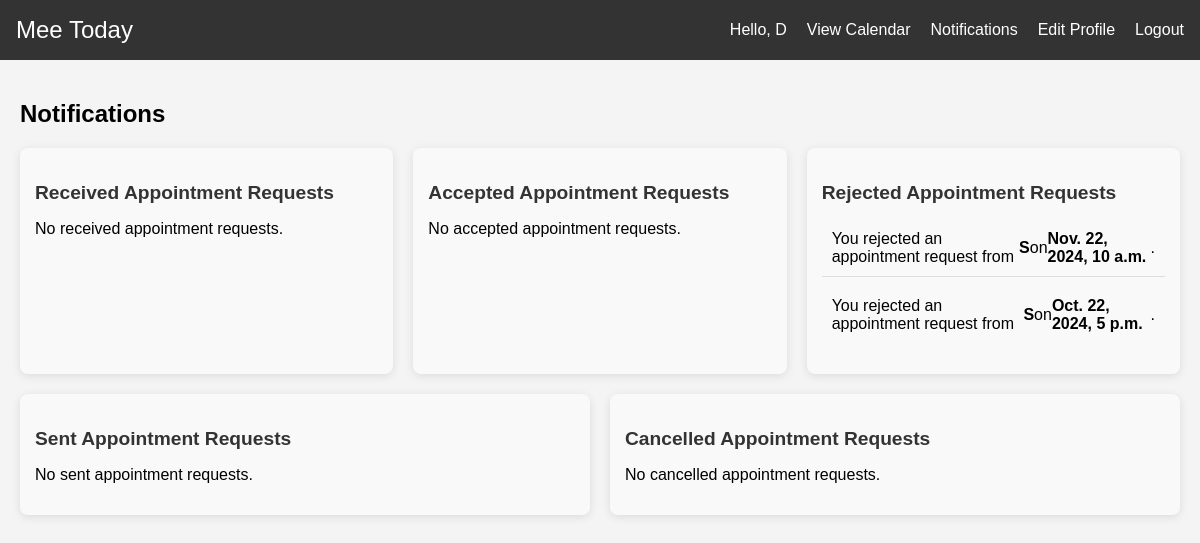
/notifications/ (signed in), run on an earlier commit of the app's database.
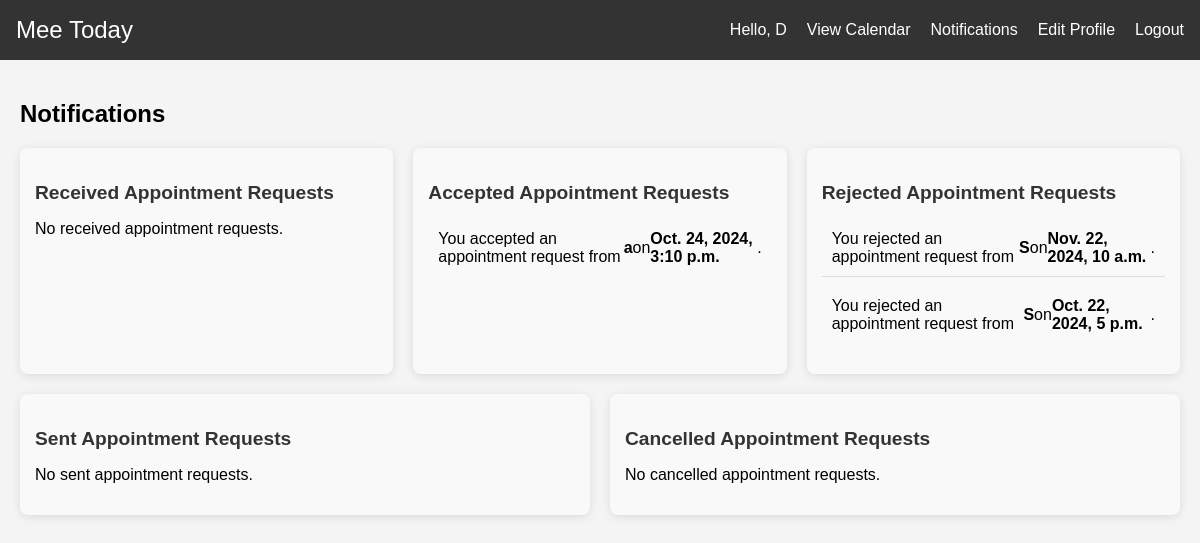
And on a later commit of the database.
### appointments/models.py (models this page shows, shortened)
class Appointment(models.Model):
    STATUS_CHOICES = [
        ('pending', 'Pending'),
        ('accepted', 'Accepted'),
        ('modified', 'Modified'),
        ('rejected', 'Rejected'),
    ]
    requester = models.ForeignKey(User, on_delete=models.CASCADE, related_name='sent_requests')
    recipient = models.ForeignKey(User, on_delete=models.CASCADE, related_name='received_requests')
    date = models.DateTimeField()
    end_time = models.DateTimeField()  # New field for the end time
    reason = models.TextField()
    status = models.CharField(max_length=10, choices=STATUS_CHOICES, default='pending')

### appointments/views.py (the view)
# urls.py: path('notifications/', views.notifications, name='notifications'),
@login_required
def notifications(request):
    user = request.user
    received_pending_appointments = Appointment.objects.filter(recipient=user, status='pending')
    sent_pending_appointments = Appointment.objects.filter(requester=user, status='pending')
    received_accepted_appointments = Appointment.objects.filter(recipient=user, status='accepted')
    sent_accepted_appointments = Appointment.objects.filter(requester=user, status='accepted')
    received_rejected_appointments = Appointment.objects.filter(recipient=user, status='rejected')
    sent_cancelled_appointments = Appointment.objects.filter(requester=user, status='rejected')
    context = {
        'received_pending_appointments': received_pending_appointments,
        'sent_pending_appointments': sent_pending_appointments,
        'received_accepted_appointments': received_accepted_appointments,
        'sent_accepted_appointments': sent_accepted_appointments,
        'received_rejected_appointments': received_rejected_appointments,
        'sent_cancelled_appointments': sent_cancelled_appointments,
    }
    return render(request, 'notifications.html', context)

### appointments/templates/notifications.html (shortened to what this page needs)
{% extends 'base.html' %}
{% block content %}
<h2>Notifications</h2>
<div class="notification-container">
    <div class="notification-section">
        <h3>Received Appointment Requests</h3>
        <ul>
            {% for appointment in received_pending_appointments %}
            <li class="notification-item">
                <div class="appointment-info">
                    Appointment request from <strong>{{ appointment.requester.username }}</strong> on <strong>{{ appointment.date }}</strong>:
                </div>
                <div class="appointment-actions">
                    <form action="{% url 'accept_appointment' appointment.id %}" method="POST" class="inline-form">
                        {% csrf_token %}
                        <button type="submit" class="btn btn-success">Accept</button>
                    </form>
                    <form action="{% url 'reject_appointment' appointment.id %}" method="POST" class="inline-form">
                        {% csrf_token %}
                        <button type="submit" class="btn btn-danger">Reject</button>
                    </form>
                    <form action="{% url 'modify_appointment' appointment.id %}" method="GET" class="inline-form">
                        <button type="submit" class="btn btn-warning">Modify</button>
                    </form>
                </div>
            </li>
            {% empty %}
            <li>No received appointment requests.</li>
            {% endfor %}
        </ul>
    </div>
    <div class="notification-section">
        <h3>Accepted Appointment Requests</h3>
        <ul>
            {% for appointment in received_accepted_appointments %}
            <li class="notification-item">
                You accepted an appointment request from <strong>{{ appointment.requester.username }}</strong> on <strong>{{ appointment.date }}</strong>.
            </li>
            {% empty %}
            <li>No accepted appointment requests.</li>
            {% endfor %}
        </ul>
    </div>
    <div class="notification-section">
        <h3>Rejected Appointment Requests</h3>
        <ul>
            {% for appointment in received_rejected_appointments %}
            <li class="notification-item">
                You rejected an appointment request from <strong>{{ appointment.requester.username }}</strong> on <strong>{{ appointment.date }}</strong>.
            </li>
            {% empty %}
            <li>No rejected appointment requests.</li>
            {% endfor %}
        </ul>
    </div>
    <div class="notification-section">
        <h3>Sent Appointment Requests</h3>
        <ul>
            {% for appointment in sent_pending_appointments %}
            <li class="notification-item">
                You sent an appointment request to <strong>{{ appointment.recipient.username }}</strong> on <strong>{{ appointment.date }}</strong>. Status: <strong>{{ appointment.status }}</strong>.
            </li>
            {% empty %}
            <li>No sent appointment requests.</li>
            {% endfor %}
        </ul>
    </div>
    <div class="notification-section">
        <h3>Cancelled Appointment Requests</h3>
        <ul>
            {% for appointment in sent_cancelled_appointments %}
            <li class="notification-item">
                Your appointment request to <strong>{{ appointment.recipient.username }}</strong> was cancelled.
            </li>
            {% empty %}
            <li>No cancelled appointment requests.</li>
            {% endfor %}
        </ul>
    </div>
</div>
{% endblock %}

What changed in the data, as far as the page shows it:
added Appointment: requester.username "a", date "Oct. 24, 2024, 3:10 p.m.", shown under "Accepted Appointment Requests"
Also different on the page:
text no longer shown: "No accepted appointment requests."
